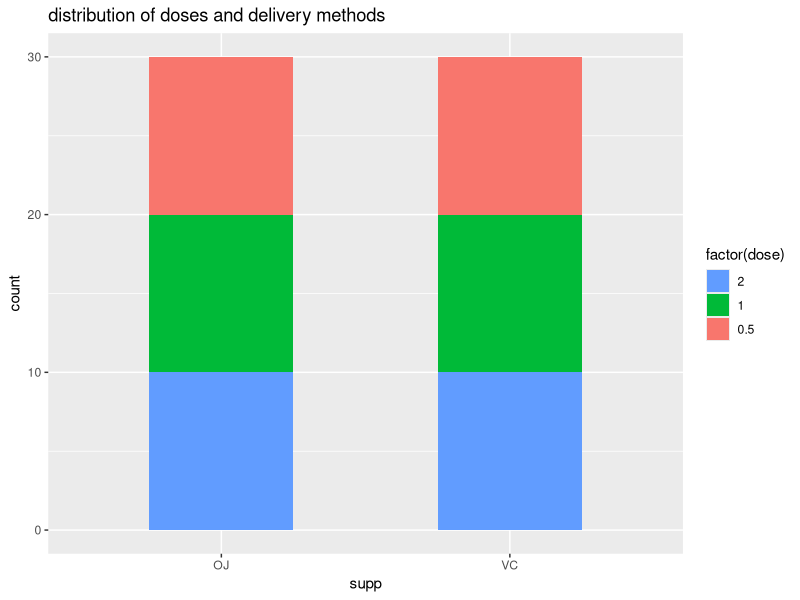
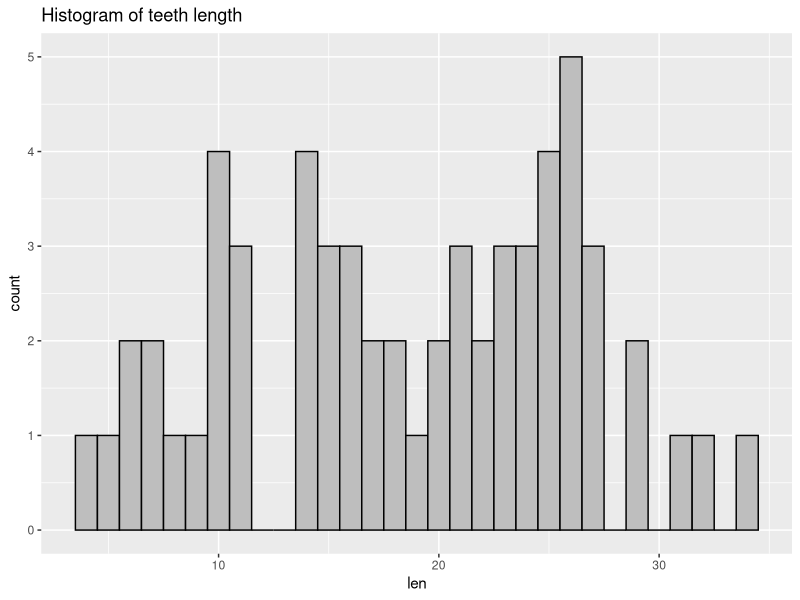
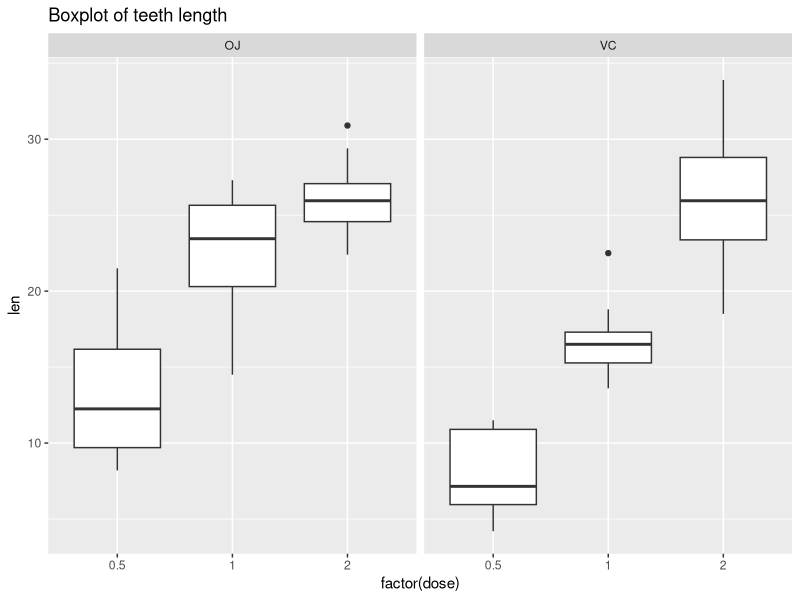

Source code (R) for these figures, in order: (Note: this script raises an error after producing the figures.)
## ---- chunk 1
setwd("/Users/Americo/Documents/Education/Data_science/Coursera/Statinference/statistical_inference_analysis")
## ---- chunk 2
require(dplyr)
require(ggplot2)
require(datasets)
require(tidyr)
require(grid)
require(gridExtra)
## ---- chunk 3
data(ToothGrowth)
head(ToothGrowth)
tail(ToothGrowth)
dim(ToothGrowth)
str(ToothGrowth)
myToothGrowth <- ToothGrowth
## ---- chunk 4
ggplot(data = myToothGrowth, aes(x = supp, fill = factor(dose))) +
        geom_bar(width = 0.5) +
        guides(fill=guide_legend(reverse=TRUE)) +
        ggtitle("distribution of doses and delivery methods")
## ---- chunk 5
ggplot(data = myToothGrowth, aes(x = len)) +
               geom_histogram(binwidth = 1, colour = "black", fill = "gray") +
        ggtitle("Histogram of teeth length")
## ---- chunk 6
ggplot(data = myToothGrowth, aes(x = factor(dose), y = len)) +
        geom_boxplot() +
        facet_wrap(~supp) +
        ggtitle("Boxplot of teeth length")
## ---- chunk 7
mydfs <- list()
j <- 1:10
for (i in 1:6) {
        mydfs[[i]] <- myToothGrowth[j,]
        names(mydfs[[i]]) <- c(paste("len", i), paste("supp", i),paste("dose", i))
        j <- j + 10
}
myToothGrowth2 <- bind_cols(mydfs)
myToothGrowth2$pig_id <- 1:10

#renaming variables to have a smaller dataframe
myToothGrowth3 <- myToothGrowth2[, seq(1, 19, 3)]
names(myToothGrowth3)  <- c("lenVC_05", "lenVC_1", "lenVC_2", "lenOJ_05", "lenOJ_1", "lenOJ_2", "pig_id")
head(myToothGrowth3)
## ---- chunk 8
myToothGrowth_diff <- data.frame (
        lenVC_1_05 = myToothGrowth3$lenVC_1 - myToothGrowth3$lenVC_05,
        lenVC_2_1 = myToothGrowth3$lenVC_2 - myToothGrowth3$lenVC_1,
        lenVC_2_05 = myToothGrowth3$lenVC_2 - myToothGrowth3$lenVC_05,
        lenOJ_1_05 = myToothGrowth3$lenOJ_1 - myToothGrowth3$lenOJ_05,
        lenOJ_2_1 = myToothGrowth3$lenOJ_2 - myToothGrowth3$lenOJ_1,
        lenOJ_2_05 = myToothGrowth3$lenOJ_2 - myToothGrowth3$lenOJ_05,
        lenVC_OJ_05 = myToothGrowth3$lenOJ_05 - myToothGrowth3$lenVC_05,
        lenVC_OJ_1 = myToothGrowth3$lenOJ_1 - myToothGrowth3$lenVC_1,
        lenVC_OJ_2 = myToothGrowth3$lenOJ_2 - myToothGrowth3$lenVC_2)

head(myToothGrowth_diff)
## ---- chunk 9
#function for plotting the differences in the same delivery methods
toothnormalplot <- function(mydf, bin, supp, doseup, dosedown) {
        attach(mydf)
        mytitle <- sprintf("length difference between dose %s and %s given with %s", doseup, dosedown, supp)
        mydf$myx <- eval(parse(text = sprintf("len%s_%s_%s", supp, doseup, dosedown)))
        g1 <- ggplot(data = mydf, aes(x = myx)) +
                geom_histogram(binwidth = bin, colour = "black", fill = "gray") +
                ggtitle(label = mytitle) +
                xlab(label = sprintf("len%s_%s_%s", supp, doseup, dosedown))
        return(g1)
        detach(mydf)
}
## ---- chunk 10
g1 <- toothnormalplot(mydf = myToothGrowth_diff, bin = 3, supp = "VC", doseup = "2", dosedown = "1")
g2 <- toothnormalplot(mydf = myToothGrowth_diff, bin = 3, supp = "VC", doseup = "1", dosedown = "05")
g3 <- toothnormalplot(mydf = myToothGrowth_diff, bin = 3, supp = "VC", doseup = "2", dosedown = "05")
g4 <- toothnormalplot(mydf = myToothGrowth_diff, bin = 3, supp = "OJ", doseup = "2", dosedown = "1")
g5 <- toothnormalplot(mydf = myToothGrowth_diff, bin = 3, supp = "OJ", doseup = "1", dosedown = "05")
g6 <- toothnormalplot(mydf = myToothGrowth_diff, bin = 3, supp = "OJ", doseup = "2", dosedown = "05")
## ---- chunk 11
grid.arrange(g1, g2, g3, g4, g5, g6, ncol = 2, main = "Differences of lengths for different doses of same delivery methods")
## ---- chunk 12
#function for plotting the differences for same dose but different same delivery methods
toothnormalplotsd <- function(mydf, bin, suppup, suppdown, dose) {
        attach(mydf)
        mytitle <- sprintf("length difference between delivery method %s and delivery method %s for dose %s", suppup, suppdown, dose)
        mydf$myxsd <- eval(parse(text = sprintf("len%s_%s_%s", suppdown, suppup, dose)))
        g1 <- ggplot(data = mydf, aes(x = myxsd)) +
                geom_histogram(binwidth = bin, colour = "black", fill = "gray") +
                ggtitle(label = mytitle) +
                xlab(label = sprintf("len%s_%s_%s", suppdown, suppup, dose))
        return(g1)
        detach(mydf)
}
## ---- chunk 13
gsd1 <- toothnormalplotsd(myToothGrowth_diff, 3, "OJ", "VC", "05")
gsd2 <- toothnormalplotsd(myToothGrowth_diff, 3, "OJ", "VC", "1")
gsd3 <- toothnormalplotsd(myToothGrowth_diff, 3, "OJ", "VC", "2")
## ---- chunk 14
grid.arrange(gsd1, gsd2, gsd3, ncol = 1, main = "Differences of lengths for same dose of different delivery method")
## ---- chunk 15
tplot <- function(dof, tstat, conflev, two = TRUE) {
        myx <- seq(-4, 4, length=100)
        hx <- dnorm(myx)
        degf <- dof
        mydf <- data.frame (myx, myy = dt(myx, degf))
        pcum <- ifelse(two == TRUE, conflev+((1-conflev)/2), conflev)
        tcrit  <- qt(p = pcum, df = dof)
        if (two == TRUE) {
                g1 <- ggplot(mydf, aes(myx, myy)) +
                geom_line(size = 1.2, colour = "black") +
                geom_vline(xintercept = c(-tcrit, tcrit, tstat), colour = c("red", "red", "blue"), size = 0.9) +
                ggtitle(paste("Hypothesis testing for t =", tstat ))
        return(g1)
        } else {
                g2 <- ggplot(mydf, aes(myx, myy)) +
                geom_line(size = 1.2, colour = "black") +
                geom_vline(xintercept = c(tcrit, tstat), colour = c("red", "blue"), size = 0.9) +
                ggtitle(paste("Hypothesis testing for t =", tstat ))
                return(g2)
        }
}
## ---- chunk 16
tVC_2_05 <- t.test(x = myToothGrowth3$lenVC_2, y = myToothGrowth3$lenVC_05, alternative = "greater", paired = TRUE, conf.level = 0.95)
tVC_2_05
## ---- chunk 17
tplot(dof = 9, tstat = tVC_2_05$statistic, conflev = 0.95, two = FALSE)
## ---- chunk 18
tVC_2_1 <- t.test(x = myToothGrowth3$lenVC_2, y = myToothGrowth3$lenVC_1, alternative = "greater", paired = TRUE, conf.level = 0.95)
tVC_2_1
## ---- chunk 19
tplot(dof = 9, tstat = tVC_2_1$statistic, conflev = 0.95, two = FALSE)
## ---- chunk 20
tVC_1_05 <- t.test(x = myToothGrowth3$lenVC_1, y = myToothGrowth3$lenVC_05, alternative = "greater", paired = TRUE, conf.level = 0.95)
tVC_1_05
## ---- chunk 21
tplot(dof = 9, tstat = tVC_1_05$statistic, conflev = 0.95, two = FALSE)
## ---- chunk 22
tOJ_2_05 <- t.test(x = myToothGrowth3$lenOJ_2, y = myToothGrowth3$lenOJ_05, alternative = "greater", paired = TRUE, conf.level = 0.95)
tOJ_2_05
## ---- chunk 23
tplot(dof = 9, tstat = tOJ_2_05$statistic, conflev = 0.95, two = FALSE)
## ---- chunk 24
tOJ_2_1 <- t.test(x = myToothGrowth3$lenOJ_2, y = myToothGrowth3$lenOJ_1, alternative = "greater", paired = TRUE, conf.level = 0.95)
tOJ_2_1
## ---- chunk 25
tplot(dof = 9, tstat = tOJ_2_1$statistic, conflev = 0.95, two = FALSE)
## ---- chunk 26
tOJ_1_05 <- t.test(x = myToothGrowth3$lenOJ_1, y = myToothGrowth3$lenOJ_05, alternative = "greater", paired = TRUE, conf.level = 0.95)
tOJ_1_05
## ---- chunk 27
tplot(dof = 9, tstat = tOJ_1_05$statistic, conflev = 0.95, two = FALSE)
## ---- chunk 28
t_VC_OJ_2 <- t.test(x = myToothGrowth3$lenOJ_2, y = myToothGrowth3$lenVC_2, alternative = "two.sided", paired = TRUE, conf.level = 0.95)
t_VC_OJ_2
## ---- chunk 29
tplot(dof = 9, tstat = t_VC_OJ_2$statistic, conflev = 0.95, two = TRUE)
## ---- chunk 30
t_VC_OJ_1 <- t.test(x = myToothGrowth3$lenOJ_1, y = myToothGrowth3$lenVC_1, alternative = "two.sided", paired = TRUE, conf.level = 0.95)
t_VC_OJ_1
## ---- chunk 31
tplot(dof = 9, tstat = t_VC_OJ_1$statistic, conflev = 0.95, two = TRUE)
## ---- chunk 32
t_VC_OJ_05 <- t.test(x = myToothGrowth3$lenOJ_05, y = myToothGrowth3$lenVC_05, alternative = "two.sided", paired = TRUE, conf.level = 0.95)
t_VC_OJ_05
## ---- chunk 33
tplot(dof = 9, tstat = t_VC_OJ_05$statistic, conflev = 0.95, two = TRUE)
